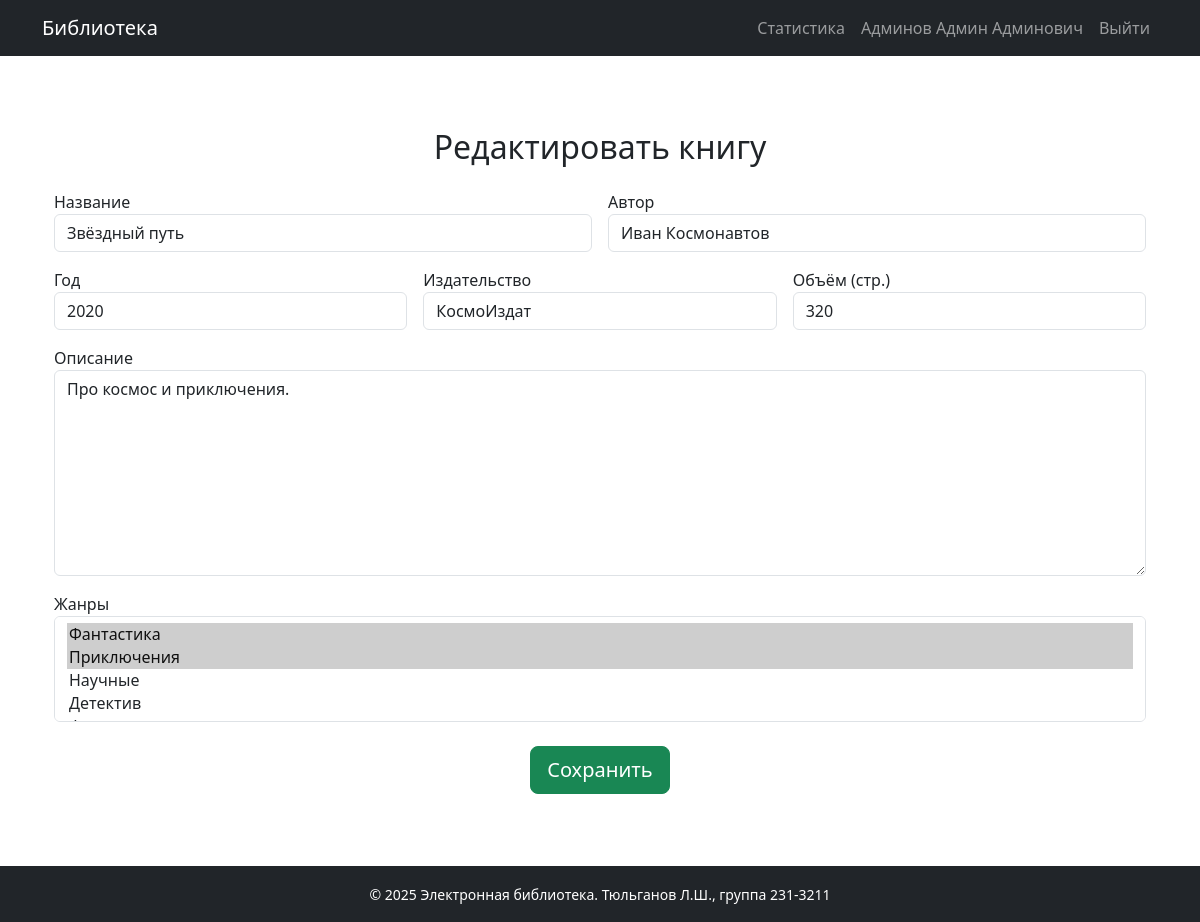
Page /edit/1 (signed in) on the committed database.
### models.py (models this page shows, shortened)
class User(db.Model, UserMixin):
    id = db.Column(db.Integer, primary_key=True)
    username = db.Column(db.String(64), unique=True, nullable=False)
    password_hash = db.Column(db.String(128), nullable=False)
    last_name = db.Column(db.String(64), nullable=False)
    first_name = db.Column(db.String(64), nullable=False)
    middle_name = db.Column(db.String(64), nullable=True)
    role_id = db.Column(db.Integer, db.ForeignKey('role.id'), nullable=False)
    reviews = db.relationship('Review', backref='user', lazy=True)
    view_history = db.relationship('ViewHistory', backref='user', lazy=True)
    def full_name(self):
        return f"{self.last_name} {self.first_name} {self.middle_name or ''}".strip()

class Book(db.Model):
    id = db.Column(db.Integer, primary_key=True)
    title = db.Column(db.String(128), nullable=False)
    description = db.Column(db.Text, nullable=False)
    year = db.Column(db.Integer, nullable=False)
    publisher = db.Column(db.String(128), nullable=False)
    author = db.Column(db.String(128), nullable=False)
    pages = db.Column(db.Integer, nullable=False)
    genres = db.relationship('Genre', secondary=book_genres, back_populates='books')
    cover = db.relationship('Cover', backref='book', uselist=False, cascade="all, delete")
    reviews = db.relationship('Review', backref='book', cascade="all, delete")
    view_history = db.relationship('ViewHistory', backref='book', cascade="all, delete")

### app.py (the view, shortened to what this page needs)
@app.route('/edit/<int:book_id>', methods=['GET', 'POST'])
@login_required
def edit_book(book_id):
    book = Book.query.get_or_404(book_id)
    if current_user.role.name not in ['Администратор', 'Модератор']:
        flash('У вас недостаточно прав.', 'danger')
        return redirect(url_for('index'))
    form = BookForm(obj=book)
    form.genres.choices = [(g.id, g.name) for g in Genre.query.all()]
    if request.method == 'GET':
        form.genres.data = [g.id for g in book.genres]
    return render_template('book_form.html', form=form, title='Редактировать книгу', show_cover_field=False)

### forms.py
class BookForm(FlaskForm):
    title = StringField('Название', validators=[DataRequired(), Length(max=128)])
    description = TextAreaField('Описание', validators=[DataRequired()])
    year = IntegerField('Год', validators=[DataRequired(), NumberRange(min=1000, max=2100)])
    publisher = StringField('Издательство', validators=[DataRequired(), Length(max=128)])
    author = StringField('Автор', validators=[DataRequired(), Length(max=128)])
    pages = IntegerField('Объём (стр.)', validators=[DataRequired(), NumberRange(min=1)])
    genres = SelectMultipleField('Жанры', coerce=int, validators=[DataRequired()])
    cover = FileField('Обложка', validators=[
        FileAllowed(['jpg', 'jpeg', 'png'], 'Только изображения (.jpg, .jpeg, .png)')
    ])
    submit = SubmitField('Сохранить')

### app.py (called while the page is built)
@login_manager.user_loader
def load_user(user_id):
    return User.query.get(int(user_id))

### templates/book_form.html (shortened to what this page needs)
{% extends "base.html" %}
{% block content %}
<div class="container my-5">
  <h2 class="mb-4 text-center">{{ title if title else 'Добавить книгу' }}</h2>
  <form id="book-form" method="POST" {% if show_cover_field %} enctype="multipart/form-data" {% endif %}>
    <div class="row g-3">
      <div class="col-md-6">
        {{ form.title.label }}<br>
        {{ form.title(class="form-control") }}
      </div>
      <div class="col-md-6">
        {{ form.author.label }}<br>
        {{ form.author(class="form-control") }}
      </div>
      <div class="col-md-4">
        {{ form.year.label }}<br>
        {{ form.year(class="form-control") }}
      </div>
      <div class="col-md-4">
        {{ form.publisher.label }}<br>
        {{ form.publisher(class="form-control") }}
      </div>
      <div class="col-md-4">
        {{ form.pages.label }}<br>
        {{ form.pages(class="form-control") }}
      </div>
      <div class="col-12">
        {{ form.description.label }}<br>
        {{ form.description(class="form-control", id="markdown-description", rows="8") }}
      </div>
      <div class="col-12">
        {{ form.genres.label }}<br>
        {{ form.genres(class="form-select", multiple=True) }}
      </div>
      <div class="col-12 text-center mt-4">
        {{ form.submit(class="btn btn-success btn-lg") }}
      </div>
    </div>
  </form>
</div>
{% endblock %}
{% block scripts %}
<link rel="stylesheet" href="https://cdn.jsdelivr.net/npm/easymde/dist/easymde.min.css">
{% endblock %}

### templates/base.html (shortened to what this page needs)
<!doctype html>
<html lang="ru">
<head>
  <link href="https://cdn.jsdelivr.net/npm/bootstrap@5.3.0/dist/css/bootstrap.min.css" rel="stylesheet">
</head>
<body class="d-flex flex-column min-vh-100">
<nav class="navbar navbar-expand-lg navbar-dark bg-dark mb-4">
  <div class="container">
    <a class="navbar-brand" href="{{ url_for('index') }}">Библиотека</a>
    <div class="collapse navbar-collapse" id="navbarNav">
      <ul class="navbar-nav ms-auto">
        {% if current_user.is_authenticated %}
          {% if current_user.role and current_user.role.name == 'Администратор' %}
          <li class="nav-item">
            <a class="nav-link" href="{{ url_for('statistics') }}">Статистика</a>
          </li>
          {% endif %}
          <li class="nav-item">
            <span class="nav-link">{{ current_user.full_name() }}</span>
          </li>
          <li class="nav-item">
            <a class="nav-link" href="{{ url_for('logout') }}">Выйти</a>
          </li>
        {% else %}
          <li class="nav-item">
            <a class="nav-link" href="{{ url_for('login') }}">Войти</a>
          </li>
        {% endif %}
      </ul>
    </div>
  </div>
</nav>
<div class="container mb-4 flex-grow-1">
  {% block content %}{% endblock %}
</div>
<footer class="bg-dark text-white mt-auto py-3">
  <div class="container text-center">
    <small>© 2025 Электронная библиотека. Тюльганов Л.Ш., группа 231-3211</small>
  </div>
</footer>
{% block scripts %}{% endblock %}
</body>
</html>

### rows in the picture
User: full_name "Админов Админ Админович"
Book: title "Звёздный путь", author "Иван Космонавтов", year "2020", publisher "КосмоИздат", pages "320", description "Про космос и приключения."

### other values in the picture
{{ title if title else 'Добавить книгу' }} "Редактировать книгу"
